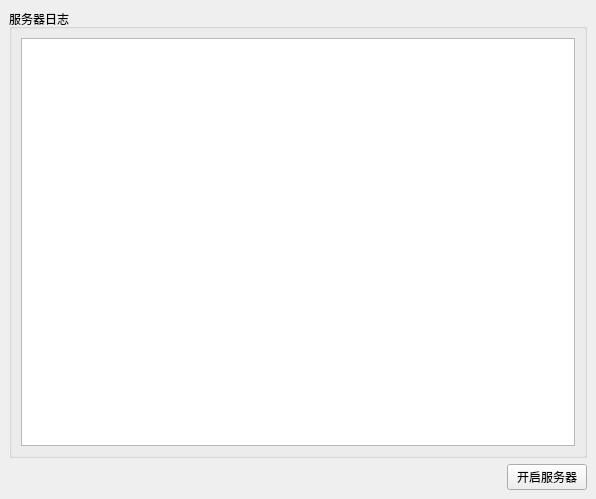
<?xml version="1.0" encoding="UTF-8"?>
<ui version="4.0">
 <class>MainWindow</class>
 <widget class="QMainWindow" name="MainWindow">
  <property name="geometry">
   <rect>
    <x>0</x>
    <y>0</y>
    <width>596</width>
    <height>499</height>
   </rect>
  </property>
  <property name="windowTitle">
   <string>MainWindow</string>
  </property>
  <widget class="QWidget" name="centralwidget">
   <layout class="QVBoxLayout" name="verticalLayout">
    <item>
     <widget class="QGroupBox" name="groupBox">
      <property name="title">
       <string>服务器日志</string>
      </property>
      <layout class="QHBoxLayout" name="horizontalLayout">
       <item>
        <widget class="QTextEdit" name="serverLog"/>
       </item>
      </layout>
     </widget>
    </item>
    <item>
     <layout class="QHBoxLayout" name="horizontalLayout_2">
      <item>
       <spacer name="horizontalSpacer">
        <property name="orientation">
         <enum>Qt::Orientation::Horizontal</enum>
        </property>
        <property name="sizeHint" stdset="0">
         <size>
          <width>40</width>
          <height>20</height>
         </size>
        </property>
       </spacer>
      </item>
      <item>
       <widget class="QPushButton" name="startStopServer">
        <property name="text">
         <string>开启服务器</string>
        </property>
       </widget>
      </item>
     </layout>
    </item>
   </layout>
  </widget>
 </widget>
 <resources/>
 <connections/>
</ui>
